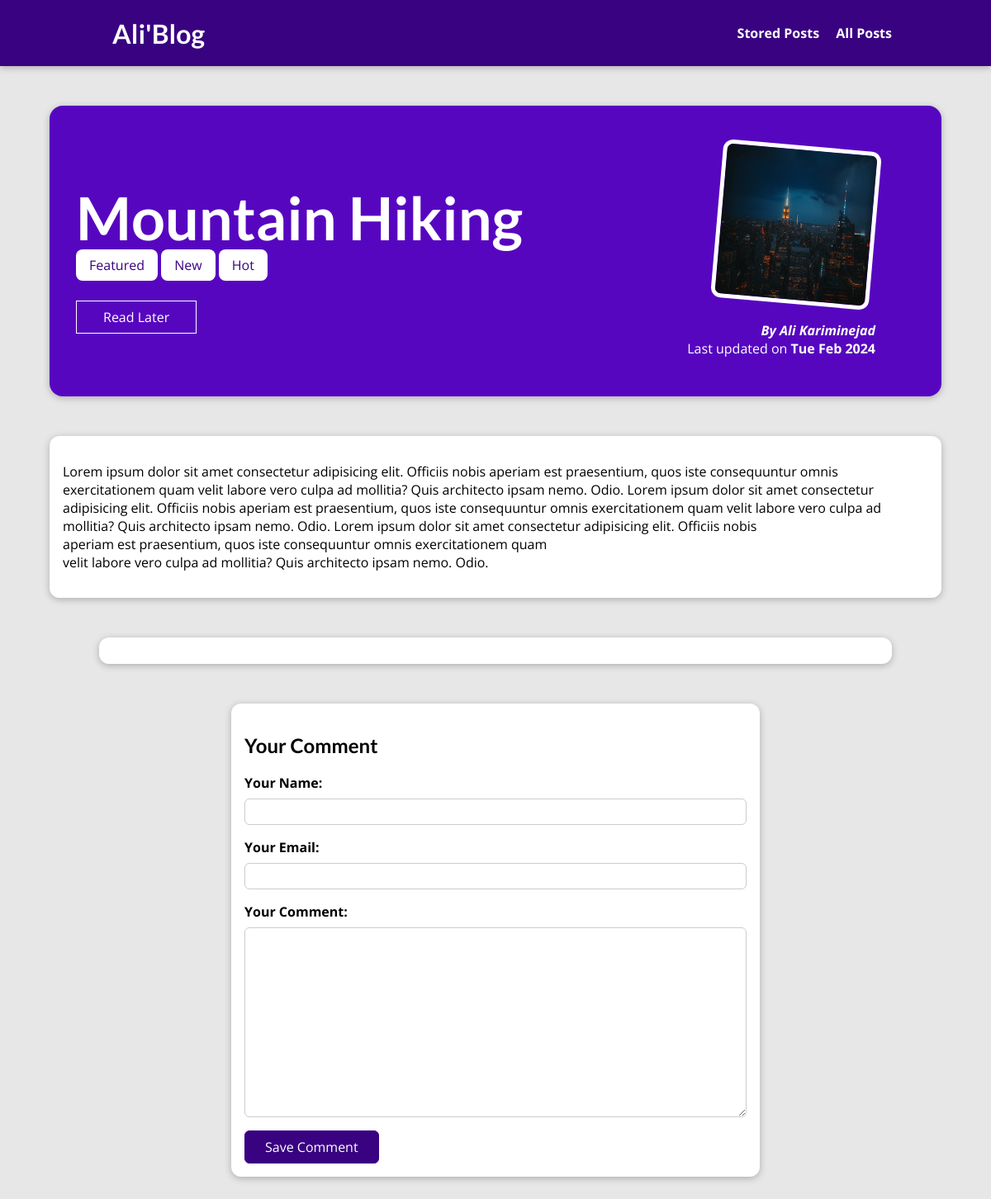
The page /posts/hike-in-the-mountains on the database as committed earlier.
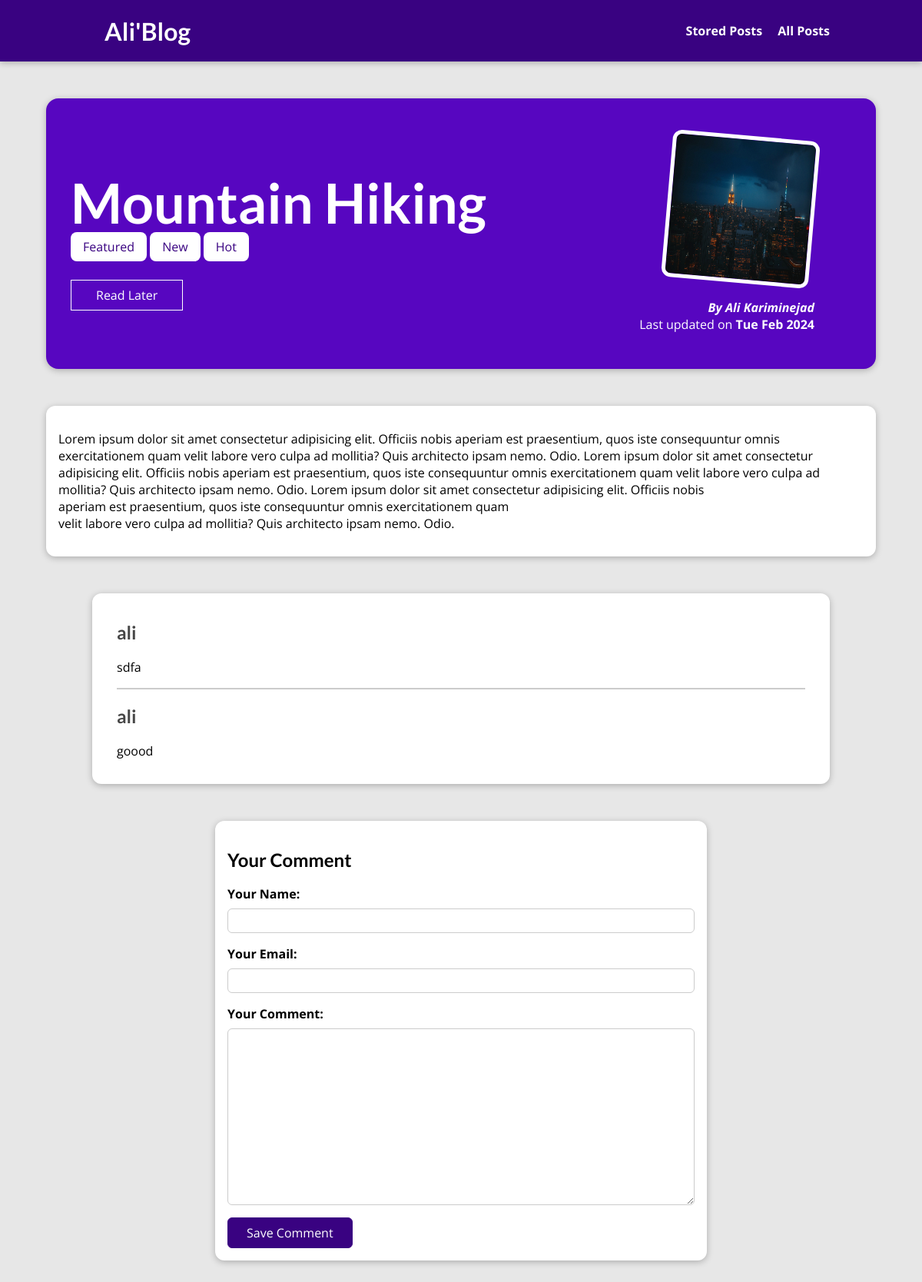
The same page on the database as committed later.
### blog/models.py (models this page shows, shortened)
class Tag(models.Model):
    caption = models.CharField(max_length=20)

class Comment(models.Model):
    user_name = models.CharField(max_length=120)
    user_email = models.EmailField()
    text = models.TextField(max_length=400)
    post = models.ForeignKey('blog.Post', on_delete=models.CASCADE, related_name='comments')

### blog/views.py (the view)
# urls.py: path("posts/<slug:slug>", views.SinglePostView.as_view(), name="post-detail-page"),
class SinglePostView(View):
    template_name = "blog/post-detail.html"
    model = Post
    def is_stored_post(self, request, post_id):
        stored_posts = request.session.get("stored_posts")
        if stored_posts is not None:
            is_saved_for_later = post_id in stored_posts
        else:
            is_saved_for_later = False
        return is_saved_for_later
    def get(self, request, slug):
        post = Post.objects.get(slug=slug)
        context = {
            "post": post,
            "post_tags": post.tags.all(),
            "comment_form": CommentForm(),
            "comments": post.comments.all().order_by("-id"),
            "saved_for_later": self.is_stored_post(request, post.id)
        }
        return render(request, "blog/post-detail.html", context)
    def post(self, request, slug):
        comment_form = CommentForm(request.POST)
        post = Post.objects.get(slug=slug)
        if comment_form.is_valid():
            comment = comment_form.save(commit=False)
            comment.post = post
            comment.save()
            HttpResponseRedirect(reverse("post-detail-page", args=[slug]))
        post = Post.objects.get(slug=slug)
        context = {
            "post": post,
            "post_tags": post.tags.all(),
            "comment_form": CommentForm(),
            "comments": post.comments.all().order_by("-id"),
            "saved_for_later": self.is_stored_post(request, post.id)
            }
        return render(request, "blog/post-detail.html", context)

### blog/forms.py
class CommentForm(forms.ModelForm):
    class Meta:
        model = Comment
        exclude = ["post"]
        labels = {
            "user_name": "Your Name",
            "user_email": "Your Email",
            "text": "Your Comment"
        }

### blog/models.py (called while the page is built)
    def full_name(self):
        return f"{self.first_name} {self.last_name}"

    def __str__(self):
        return self.full_name()

### blog/templates/blog/post-detail.html (shortened to what this page needs)
{% extends "base.html" %}
{% load static %}
{% block css_files %}
<link rel="stylesheet" href="{% static "blog/post-detail.css"%}">
{% endblock css_files %}
{% block content %}
<section id="summary">
  <h2>{{ post.title }}</h2>
  <div>
    {% for tag in post_tags %}
      <span class="tag">{{ tag.caption }}</span>
    {% endfor %}
  </div>
  <div id="read-later">
    <form action="{% url "read-later" %}" method="post">
      <button>
        {% if saved_for_later %}
        Remove from "Read Later" List
        {% else %}
        Read Later
        {% endif %}
      </button>
    </form>
  </div>
  <article>
    <img src="{{ post.image.url }}" alt="{{ post.title }}">
    <address>By <a href="mailto:{{ post.author.email_address }}">{{ post.author}}</a></address>
    <div>Last updated on <time> {{post.date|date:"D M Y"}} </time></div>
  </article>
</section>
<main>
  {{ post.content|linebreaks}}
</main>
<section id="comments">
<ul>
  {% for comment in comments%}
    <li>
      <h2>{{ comment.user_name }}</h2>
      <p>{{ comment.text|linebreaks }}</p>
    </li>
  {% endfor %}
</ul>
</section>
<section id="comment-form">
  <h2>Your Comment</h2>
  <form method="POST" action="{% url "post-detail-page" post.slug %}">
    {% for form_field in comment_form %}
    <div class="form-control">
      {{ form_field.label_tag }}
      {{ form_field }}
    </div>
    {% endfor %}
    <button>Save Comment</button>
  </form>
</section>
{% endblock %}

Rows that differ between the two databases and show on the page:
added Comment: user_name "ali", text "sdfa"
added Comment: user_name "ali", text "goood"
